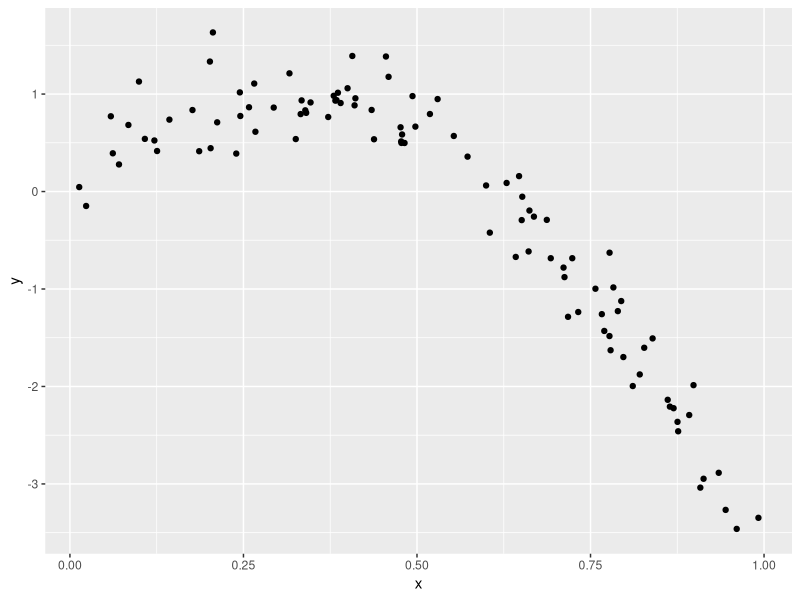
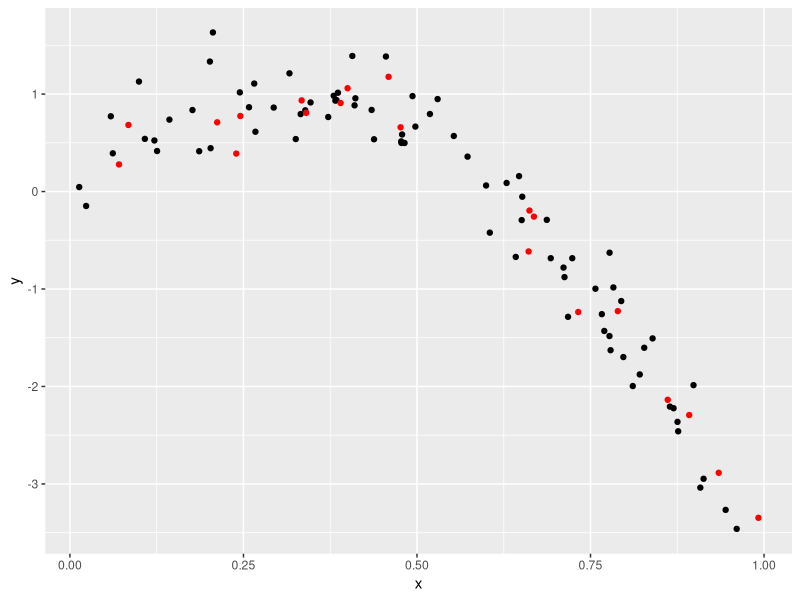
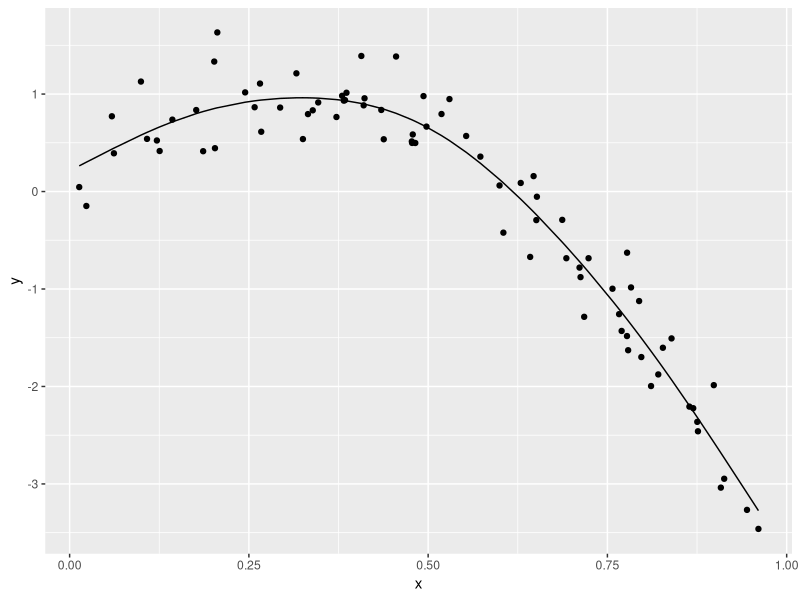

These figures' R source, in order:
## ---- chunk 1
library(tidyverse)
library(modelr)
library(mgcv)

set.seed(1)
## ---- chunk 2
nonlin_df = 
  tibble(
    id = 1:100,
    x = runif(100, 0, 1),
    y = 1 - 10 * (x - .3) ^ 2 + rnorm(100, 0, .3)
  )

nonlin_df %>% 
  ggplot(aes(x = x, y = y)) + 
  geom_point()
## ---- chunk 3
train_df = sample_n(nonlin_df, 80)
test_df = 
  anti_join(nonlin_df, train_df, by = "id")

ggplot(train_df, aes(x = x, y = y)) +
  geom_point( ) +
  geom_point(data = test_df, color = "red")


## ---- chunk 4
linear_mod = lm(y ~ x, data = train_df)
smooth_mod = mgcv::gam(y ~ s(x), data = train_df)
wiggly_mod = mgcv::gam(y ~ s(x, k = 30), sp = 10e-6, data = train_df)
## ---- chunk 5
train_df %>% 
  add_predictions(smooth_mod) %>% 
  ggplot(aes(x = x, y = y)) +
  geom_point() +
  geom_line(aes(y = pred))
## ---- chunk 6
rmse(linear_mod, test_df)
rmse(smooth_mod, test_df)
rmse(wiggly_mod, test_df)
## ---- chunk 7
cv_df =
  crossv_mc(nonlin_df, 100) %>% 
  mutate(
    train = map(train, as_tibble),
    test = map(test, as_tibble)
  )

cv_df %>% pull(train) %>% .[[1]] %>% as_tibble()
